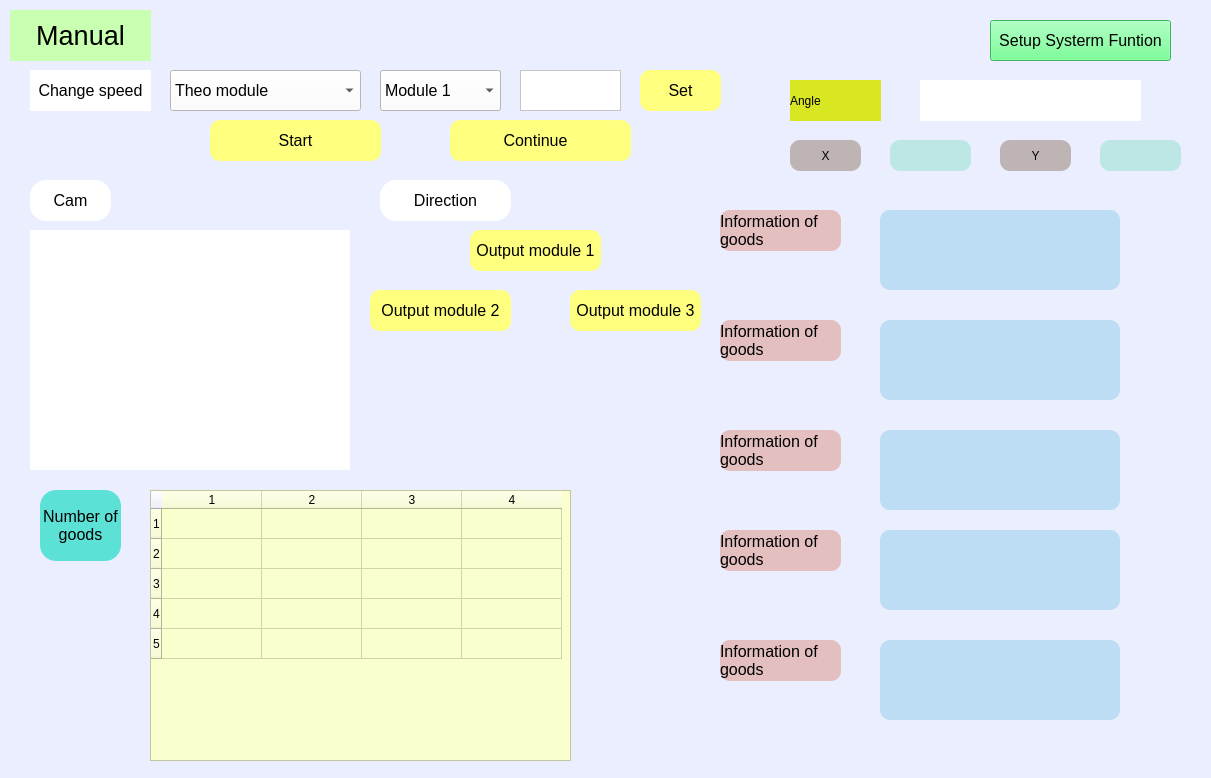
<?xml version="1.0" encoding="UTF-8"?>
<ui version="4.0">
 <class>Form</class>
 <widget class="QWidget" name="Form">
  <property name="geometry">
   <rect>
    <x>0</x>
    <y>0</y>
    <width>1211</width>
    <height>778</height>
   </rect>
  </property>
  <property name="windowTitle">
   <string>MANUAL</string>
  </property>
  <property name="styleSheet">
   <string notr="true">background-color:rgb(235, 238, 255)</string>
  </property>
  <widget class="QLabel" name="lbl_manual_02">
   <property name="geometry">
    <rect>
     <x>30</x>
     <y>70</y>
     <width>121</width>
     <height>41</height>
    </rect>
   </property>
   <property name="font">
    <font>
     <pointsize>12</pointsize>
    </font>
   </property>
   <property name="styleSheet">
    <string notr="true">background-color:#fff;</string>
   </property>
   <property name="text">
    <string>Change speed</string>
   </property>
   <property name="alignment">
    <set>Qt::AlignCenter</set>
   </property>
  </widget>
  <widget class="QPushButton" name="btn_manual_set">
   <property name="geometry">
    <rect>
     <x>640</x>
     <y>70</y>
     <width>81</width>
     <height>41</height>
    </rect>
   </property>
   <property name="font">
    <font>
     <pointsize>12</pointsize>
    </font>
   </property>
   <property name="styleSheet">
    <string notr="true">background-color:rgb(255, 255, 127);
border-radius:10px;</string>
   </property>
   <property name="text">
    <string>Set</string>
   </property>
  </widget>
  <widget class="QComboBox" name="cb_manual_motor">
   <property name="geometry">
    <rect>
     <x>380</x>
     <y>70</y>
     <width>121</width>
     <height>41</height>
    </rect>
   </property>
   <property name="font">
    <font>
     <pointsize>12</pointsize>
    </font>
   </property>
   <property name="styleSheet">
    <string notr="true">background-color:#fff;</string>
   </property>
   <item>
    <property name="text">
     <string>Motor 1</string>
    </property>
   </item>
   <item>
    <property name="text">
     <string>Motor 2</string>
    </property>
   </item>
   <item>
    <property name="text">
     <string>Motor 3</string>
    </property>
   </item>
   <item>
    <property name="text">
     <string>Motor 4</string>
    </property>
   </item>
   <item>
    <property name="text">
     <string>Motor 5</string>
    </property>
   </item>
   <item>
    <property name="text">
     <string>Motor 6</string>
    </property>
   </item>
   <item>
    <property name="text">
     <string>Motor 7</string>
    </property>
   </item>
   <item>
    <property name="text">
     <string>Motor 8</string>
    </property>
   </item>
   <item>
    <property name="text">
     <string>Motor 9</string>
    </property>
   </item>
   <item>
    <property name="text">
     <string>Motor 10</string>
    </property>
   </item>
  </widget>
  <widget class="QPushButton" name="btn_manual_module_1">
   <property name="geometry">
    <rect>
     <x>470</x>
     <y>230</y>
     <width>131</width>
     <height>41</height>
    </rect>
   </property>
   <property name="font">
    <font>
     <pointsize>12</pointsize>
    </font>
   </property>
   <property name="styleSheet">
    <string notr="true">background-color:rgb(255, 255, 127);
border-radius:10px;</string>
   </property>
   <property name="text">
    <string>Output module 1</string>
   </property>
  </widget>
  <widget class="QPushButton" name="btn_manual_module_2">
   <property name="geometry">
    <rect>
     <x>370</x>
     <y>290</y>
     <width>141</width>
     <height>41</height>
    </rect>
   </property>
   <property name="font">
    <font>
     <pointsize>12</pointsize>
    </font>
   </property>
   <property name="styleSheet">
    <string notr="true">background-color:rgb(255, 255, 127);
border-radius:10px;</string>
   </property>
   <property name="text">
    <string>Output module 2</string>
   </property>
  </widget>
  <widget class="QPushButton" name="btn_manual_module_3">
   <property name="geometry">
    <rect>
     <x>570</x>
     <y>290</y>
     <width>131</width>
     <height>41</height>
    </rect>
   </property>
   <property name="font">
    <font>
     <pointsize>12</pointsize>
    </font>
   </property>
   <property name="styleSheet">
    <string notr="true">background-color:rgb(255, 255, 127);
border-radius:10px;</string>
   </property>
   <property name="text">
    <string>Output module 3</string>
   </property>
  </widget>
  <widget class="QLabel" name="lbl_manual_diretion">
   <property name="geometry">
    <rect>
     <x>380</x>
     <y>180</y>
     <width>131</width>
     <height>41</height>
    </rect>
   </property>
   <property name="font">
    <font>
     <pointsize>12</pointsize>
    </font>
   </property>
   <property name="styleSheet">
    <string notr="true">background-color:#fff;
border-radius:16px;
</string>
   </property>
   <property name="text">
    <string>Direction</string>
   </property>
   <property name="alignment">
    <set>Qt::AlignCenter</set>
   </property>
  </widget>
  <widget class="QLabel" name="lbl_manual_cam">
   <property name="geometry">
    <rect>
     <x>30</x>
     <y>180</y>
     <width>81</width>
     <height>41</height>
    </rect>
   </property>
   <property name="font">
    <font>
     <pointsize>12</pointsize>
    </font>
   </property>
   <property name="styleSheet">
    <string notr="true">background-color:#fff;
border-radius:16px;
</string>
   </property>
   <property name="text">
    <string>Cam</string>
   </property>
   <property name="alignment">
    <set>Qt::AlignCenter</set>
   </property>
  </widget>
  <widget class="QLabel" name="lbl_manual_number">
   <property name="geometry">
    <rect>
     <x>40</x>
     <y>490</y>
     <width>81</width>
     <height>71</height>
    </rect>
   </property>
   <property name="font">
    <font>
     <pointsize>12</pointsize>
    </font>
   </property>
   <property name="styleSheet">
    <string notr="true">background-color:rgb(91, 225, 214);
border-radius:16px;
</string>
   </property>
   <property name="text">
    <string>Number of goods</string>
   </property>
   <property name="alignment">
    <set>Qt::AlignCenter</set>
   </property>
   <property name="wordWrap">
    <bool>true</bool>
   </property>
  </widget>
  <widget class="QLabel" name="lbl_manual_01">
   <property name="geometry">
    <rect>
     <x>10</x>
     <y>10</y>
     <width>141</width>
     <height>51</height>
    </rect>
   </property>
   <property name="font">
    <font>
     <pointsize>20</pointsize>
    </font>
   </property>
   <property name="styleSheet">
    <string notr="true">background-color:rgb(200, 255, 176);</string>
   </property>
   <property name="text">
    <string>Manual</string>
   </property>
   <property name="alignment">
    <set>Qt::AlignCenter</set>
   </property>
  </widget>
  <widget class="QPushButton" name="btn_manual_back">
   <property name="geometry">
    <rect>
     <x>990</x>
     <y>20</y>
     <width>181</width>
     <height>41</height>
    </rect>
   </property>
   <property name="font">
    <font>
     <pointsize>12</pointsize>
    </font>
   </property>
   <property name="styleSheet">
    <string notr="true">background-color:rgb(85, 255, 127)</string>
   </property>
   <property name="text">
    <string>Setup Systerm Funtion</string>
   </property>
  </widget>
  <widget class="QPlainTextEdit" name="plt_manual_speed">
   <property name="geometry">
    <rect>
     <x>520</x>
     <y>70</y>
     <width>101</width>
     <height>41</height>
    </rect>
   </property>
   <property name="font">
    <font>
     <pointsize>14</pointsize>
    </font>
   </property>
   <property name="styleSheet">
    <string notr="true">background-color:#fff;</string>
   </property>
   <property name="plainText">
    <string/>
   </property>
  </widget>
  <widget class="QTableWidget" name="tbl_manual_quantity">
   <property name="geometry">
    <rect>
     <x>150</x>
     <y>490</y>
     <width>421</width>
     <height>271</height>
    </rect>
   </property>
   <property name="styleSheet">
    <string notr="true">background-color:rgb(251, 255, 205)</string>
   </property>
   <property name="rowCount">
    <number>5</number>
   </property>
   <property name="columnCount">
    <number>4</number>
   </property>
   <row/>
   <row/>
   <row/>
   <row/>
   <row/>
   <column/>
   <column/>
   <column/>
   <column/>
  </widget>
  <widget class="QLabel" name="lbl_manual_6">
   <property name="geometry">
    <rect>
     <x>720</x>
     <y>640</y>
     <width>121</width>
     <height>41</height>
    </rect>
   </property>
   <property name="font">
    <font>
     <pointsize>12</pointsize>
    </font>
   </property>
   <property name="styleSheet">
    <string notr="true">background-color:rgb(228, 191, 191);
border-radius:10px;</string>
   </property>
   <property name="text">
    <string>Information of goods</string>
   </property>
   <property name="wordWrap">
    <bool>true</bool>
   </property>
  </widget>
  <widget class="QLabel" name="lbl_manual_4">
   <property name="geometry">
    <rect>
     <x>720</x>
     <y>430</y>
     <width>121</width>
     <height>41</height>
    </rect>
   </property>
   <property name="font">
    <font>
     <pointsize>12</pointsize>
    </font>
   </property>
   <property name="styleSheet">
    <string notr="true">background-color:rgb(228, 191, 191);
border-radius:10px;</string>
   </property>
   <property name="text">
    <string>Information of goods</string>
   </property>
   <property name="wordWrap">
    <bool>true</bool>
   </property>
  </widget>
  <widget class="QLabel" name="lbl_manual_2">
   <property name="geometry">
    <rect>
     <x>720</x>
     <y>210</y>
     <width>121</width>
     <height>41</height>
    </rect>
   </property>
   <property name="font">
    <font>
     <pointsize>12</pointsize>
    </font>
   </property>
   <property name="styleSheet">
    <string notr="true">background-color:rgb(228, 191, 191);
border-radius:10px;</string>
   </property>
   <property name="text">
    <string>Information of goods</string>
   </property>
   <property name="wordWrap">
    <bool>true</bool>
   </property>
  </widget>
  <widget class="QLabel" name="lbl_manual_3">
   <property name="geometry">
    <rect>
     <x>720</x>
     <y>320</y>
     <width>121</width>
     <height>41</height>
    </rect>
   </property>
   <property name="font">
    <font>
     <pointsize>12</pointsize>
    </font>
   </property>
   <property name="styleSheet">
    <string notr="true">background-color:rgb(228, 191, 191);
border-radius:10px;</string>
   </property>
   <property name="text">
    <string>Information of goods</string>
   </property>
   <property name="wordWrap">
    <bool>true</bool>
   </property>
  </widget>
  <widget class="QLabel" name="lbl_manual_5">
   <property name="geometry">
    <rect>
     <x>720</x>
     <y>530</y>
     <width>121</width>
     <height>41</height>
    </rect>
   </property>
   <property name="font">
    <font>
     <pointsize>12</pointsize>
    </font>
   </property>
   <property name="styleSheet">
    <string notr="true">background-color:rgb(228, 191, 191);
border-radius:10px;</string>
   </property>
   <property name="text">
    <string>Information of goods</string>
   </property>
   <property name="wordWrap">
    <bool>true</bool>
   </property>
  </widget>
  <widget class="QLabel" name="lbl_img">
   <property name="geometry">
    <rect>
     <x>30</x>
     <y>230</y>
     <width>320</width>
     <height>240</height>
    </rect>
   </property>
   <property name="styleSheet">
    <string notr="true">background-color:#fff</string>
   </property>
   <property name="text">
    <string/>
   </property>
  </widget>
  <widget class="QComboBox" name="cbox_manual_function">
   <property name="geometry">
    <rect>
     <x>170</x>
     <y>70</y>
     <width>191</width>
     <height>41</height>
    </rect>
   </property>
   <property name="font">
    <font>
     <pointsize>12</pointsize>
    </font>
   </property>
   <property name="styleSheet">
    <string notr="true">background-color:#fff;</string>
   </property>
   <item>
    <property name="text">
     <string>Theo module</string>
    </property>
   </item>
   <item>
    <property name="text">
     <string>Theo từng động cơ</string>
    </property>
   </item>
  </widget>
  <widget class="QComboBox" name="cb_manual_module">
   <property name="geometry">
    <rect>
     <x>380</x>
     <y>70</y>
     <width>121</width>
     <height>41</height>
    </rect>
   </property>
   <property name="font">
    <font>
     <pointsize>12</pointsize>
    </font>
   </property>
   <property name="styleSheet">
    <string notr="true">background-color:#fff;</string>
   </property>
   <item>
    <property name="text">
     <string>Module 1</string>
    </property>
   </item>
   <item>
    <property name="text">
     <string>Module 2</string>
    </property>
   </item>
   <item>
    <property name="text">
     <string>Module 3</string>
    </property>
   </item>
   <item>
    <property name="text">
     <string>Module 4</string>
    </property>
   </item>
  </widget>
  <widget class="QPushButton" name="btn_manual_start">
   <property name="geometry">
    <rect>
     <x>210</x>
     <y>120</y>
     <width>171</width>
     <height>41</height>
    </rect>
   </property>
   <property name="font">
    <font>
     <pointsize>12</pointsize>
    </font>
   </property>
   <property name="styleSheet">
    <string notr="true">background-color:rgb(255, 255, 127);
border-radius:10px;</string>
   </property>
   <property name="text">
    <string>Start</string>
   </property>
  </widget>
  <widget class="QPushButton" name="btn_manual_stop">
   <property name="geometry">
    <rect>
     <x>460</x>
     <y>120</y>
     <width>171</width>
     <height>41</height>
    </rect>
   </property>
   <property name="font">
    <font>
     <pointsize>12</pointsize>
    </font>
   </property>
   <property name="styleSheet">
    <string notr="true">background-color:rgb(255, 255, 127);
border-radius:10px;</string>
   </property>
   <property name="text">
    <string>Stop</string>
   </property>
  </widget>
  <widget class="QPushButton" name="btn_manual_continue">
   <property name="geometry">
    <rect>
     <x>450</x>
     <y>120</y>
     <width>171</width>
     <height>41</height>
    </rect>
   </property>
   <property name="font">
    <font>
     <pointsize>12</pointsize>
    </font>
   </property>
   <property name="styleSheet">
    <string notr="true">background-color:rgb(255, 255, 127);
border-radius:10px;</string>
   </property>
   <property name="text">
    <string>Continue</string>
   </property>
  </widget>
  <widget class="QLabel" name="lbl_manual_inf_1">
   <property name="geometry">
    <rect>
     <x>880</x>
     <y>210</y>
     <width>240</width>
     <height>80</height>
    </rect>
   </property>
   <property name="styleSheet">
    <string notr="true">background-color:rgb(188, 221, 244);
border-radius:10px;</string>
   </property>
   <property name="text">
    <string/>
   </property>
  </widget>
  <widget class="QLabel" name="lbl_manual_inf_2">
   <property name="geometry">
    <rect>
     <x>880</x>
     <y>320</y>
     <width>240</width>
     <height>80</height>
    </rect>
   </property>
   <property name="styleSheet">
    <string notr="true">background-color:rgb(188, 221, 244);
border-radius:10px;</string>
   </property>
   <property name="text">
    <string/>
   </property>
  </widget>
  <widget class="QLabel" name="lbl_manual_inf_3">
   <property name="geometry">
    <rect>
     <x>880</x>
     <y>430</y>
     <width>240</width>
     <height>80</height>
    </rect>
   </property>
   <property name="styleSheet">
    <string notr="true">background-color:rgb(188, 221, 244);
border-radius:10px;</string>
   </property>
   <property name="text">
    <string/>
   </property>
  </widget>
  <widget class="QLabel" name="lbl_manual_inf_4">
   <property name="geometry">
    <rect>
     <x>880</x>
     <y>530</y>
     <width>240</width>
     <height>80</height>
    </rect>
   </property>
   <property name="styleSheet">
    <string notr="true">background-color:rgb(188, 221, 244);
border-radius:10px;</string>
   </property>
   <property name="text">
    <string/>
   </property>
  </widget>
  <widget class="QLabel" name="lbl_manual_inf_5">
   <property name="geometry">
    <rect>
     <x>880</x>
     <y>640</y>
     <width>240</width>
     <height>80</height>
    </rect>
   </property>
   <property name="styleSheet">
    <string notr="true">background-color:rgb(188, 221, 244);
border-radius:10px;</string>
   </property>
   <property name="text">
    <string/>
   </property>
  </widget>
  <widget class="QLabel" name="label_acc">
   <property name="geometry">
    <rect>
     <x>790</x>
     <y>80</y>
     <width>91</width>
     <height>41</height>
    </rect>
   </property>
   <property name="styleSheet">
    <string notr="true">background-color:rgb(216, 231, 33);</string>
   </property>
   <property name="text">
    <string>Angle</string>
   </property>
  </widget>
  <widget class="QLabel" name="lbl_axis">
   <property name="geometry">
    <rect>
     <x>920</x>
     <y>80</y>
     <width>221</width>
     <height>41</height>
    </rect>
   </property>
   <property name="styleSheet">
    <string notr="true">background-color:#fff;</string>
   </property>
   <property name="text">
    <string/>
   </property>
  </widget>
  <widget class="QLabel" name="lbl_manual_x_value">
   <property name="geometry">
    <rect>
     <x>890</x>
     <y>140</y>
     <width>81</width>
     <height>31</height>
    </rect>
   </property>
   <property name="styleSheet">
    <string notr="true">background-color:rgb(188, 231, 228);
border-radius:10px;</string>
   </property>
   <property name="text">
    <string/>
   </property>
  </widget>
  <widget class="QLabel" name="lbl_manual_y_value">
   <property name="geometry">
    <rect>
     <x>1100</x>
     <y>140</y>
     <width>81</width>
     <height>31</height>
    </rect>
   </property>
   <property name="styleSheet">
    <string notr="true">background-color:rgb(188, 231, 228);
border-radius:10px;</string>
   </property>
   <property name="text">
    <string/>
   </property>
  </widget>
  <widget class="QLabel" name="lbl_manual_x">
   <property name="geometry">
    <rect>
     <x>790</x>
     <y>140</y>
     <width>71</width>
     <height>31</height>
    </rect>
   </property>
   <property name="styleSheet">
    <string notr="true">background-color:rgb(191, 180, 180);
border-radius:10px;</string>
   </property>
   <property name="text">
    <string>X</string>
   </property>
   <property name="alignment">
    <set>Qt::AlignCenter</set>
   </property>
  </widget>
  <widget class="QLabel" name="lbl_manual_y">
   <property name="geometry">
    <rect>
     <x>1000</x>
     <y>140</y>
     <width>71</width>
     <height>31</height>
    </rect>
   </property>
   <property name="styleSheet">
    <string notr="true">background-color:rgb(191, 180, 180);
border-radius:10px;</string>
   </property>
   <property name="text">
    <string>Y</string>
   </property>
   <property name="alignment">
    <set>Qt::AlignCenter</set>
   </property>
  </widget>
 </widget>
 <resources/>
 <connections/>
</ui>
